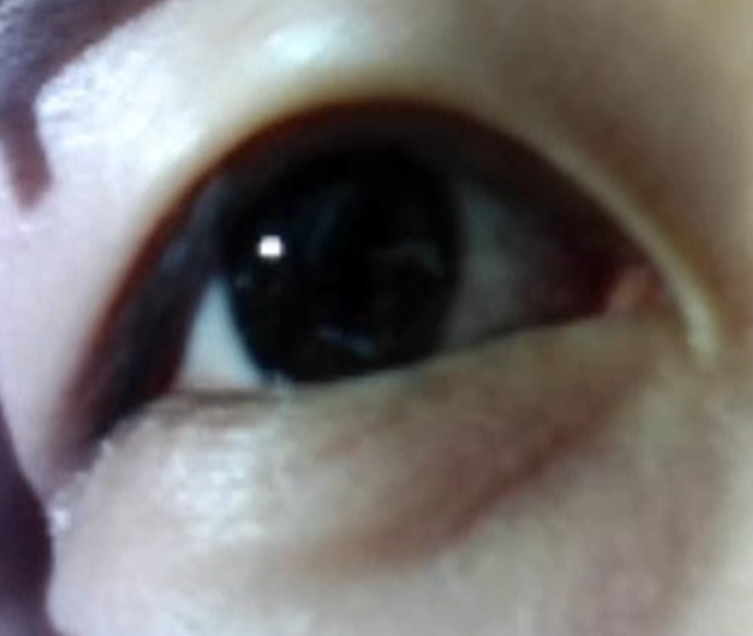
#> input picture csubpic/cs7.png, 1506 x 1271 px, found by its file name (shown at 1/2 size)
$ python '버전3.py'   (older library calls are emulated)
#> lines starting #> are read from the running program, lines starting #| are printed output that depends on the picture; after the words box and inside, x2 and y2 are one past the last pixel; in counts of white or black regions, pixels touching at a corner belong together; long printed decimals are rounded
import numpy as np
import cv2
import math

'''
only starburst + pic ver

< 값 변경 가능 변수 >
1) line 39 : _, self.threshold = cv2.threshold(self.gray, 50, 255, cv2.THRESH_BINARY) 에서 '50'
● 픽셀값이 50이상이면, 255(흰색)으로 설정
● 픽셀값이 50이하면, 0(검정)으로 설정
이진화 임계값 조정가능 - 영상이 어두울 수록 값을 낮춰야함
2) line 41 &154 : max_radius=100 영상,눈크기에 따라 값 조정해야함
3) line 67 : max_iterations=300
'''

class Star:
    def __init__(self, image_path):
#> called with image_path = 'cs7.png'
        self.image_path = image_path
        self.frame = cv2.imread(image_path)
#> self.frame is the input picture: shape (1271, 1506, 3); mean B, G, R 108.1, 110.2, 114.9
        if self.frame is None:
            raise ValueError("Failed to load the image file.")

        self.image_width = self.frame.shape[1]
#> self.image_width = 1506
        self.image_height = self.frame.shape[0]
#> self.image_height = 1271

    def preprocess_frame(self):
        bright_frame = cv2.convertScaleAbs(self.frame, alpha=1.5, beta=0)
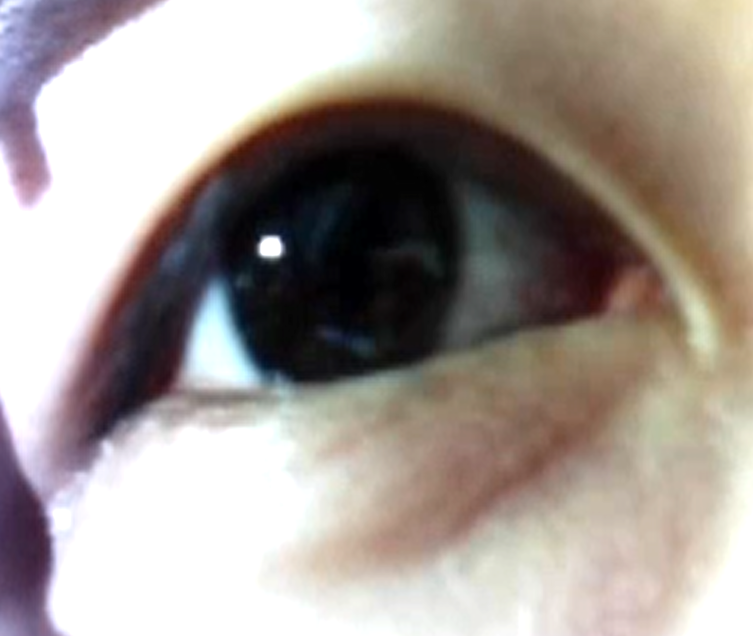
#> bright_frame: shape (1271, 1506, 3) (shown at 1/2 size); mean B, G, R 147.2, 153.1, 162.3
        self.gray = cv2.cvtColor(bright_frame, cv2.COLOR_BGR2GRAY)
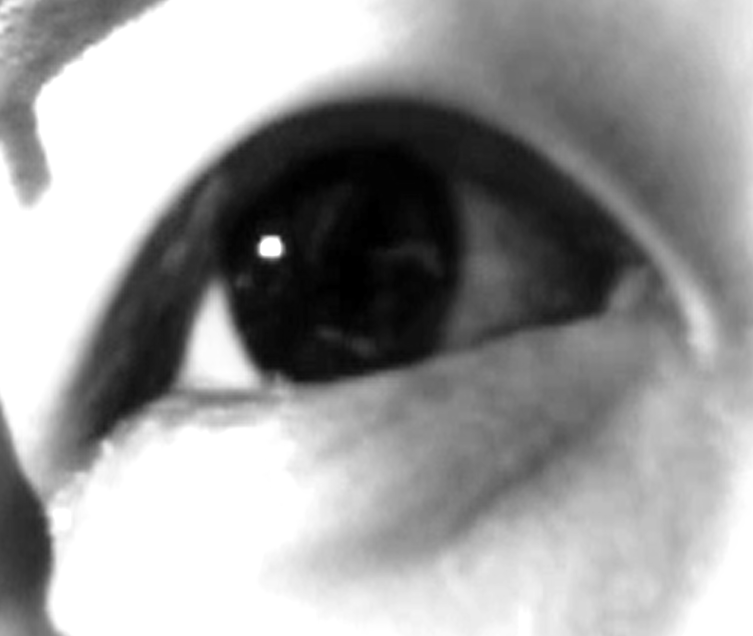
#> self.gray: shape (1271, 1506) (shown at 1/2 size); min 0, max 255, mean 155.2
        return self.frame

    def ray_casting(self, num_rays=360, max_radius=450):
#> called with num_rays = 360, max_radius = 450
        self.xc, self.yc = self.image_width // 2, self.image_height // 2
#> self.xc = 753; self.yc = 635
        edges = []
        _, self.threshold = cv2.threshold(self.gray, 20, 255, cv2.THRESH_BINARY)
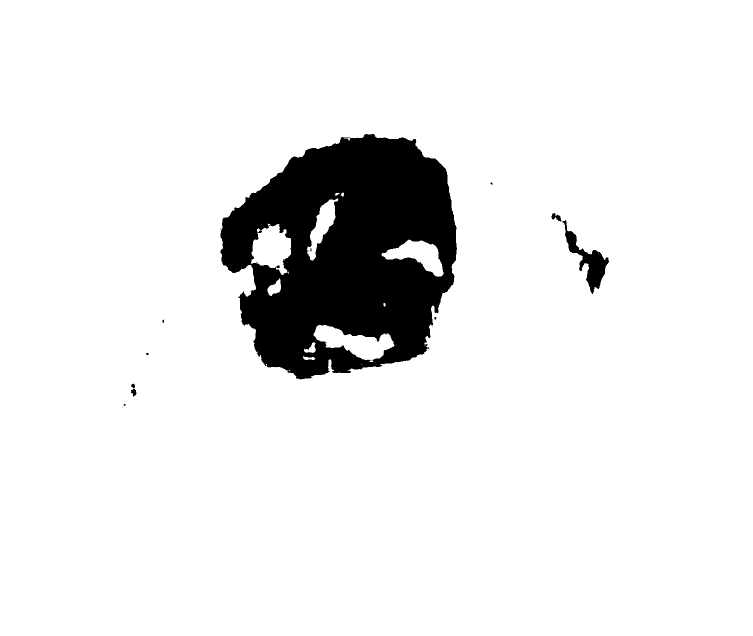
#> self.threshold: shape (1271, 1506) (shown at 1/2 size); 91.7% white; 18 black regions (13 under 20 px), largest, box (x1, y1, x2, y2) and area: (441, 268, 914, 759) 154533, (1125, 440, 1218, 588) 3730, (1103, 426, 1123, 443) 175, (262, 777, 273, 793) 109, (262, 767, 270, 776) 49
        self.sobel_x = cv2.Sobel(self.threshold, cv2.CV_64F, 1, 0, ksize=3)
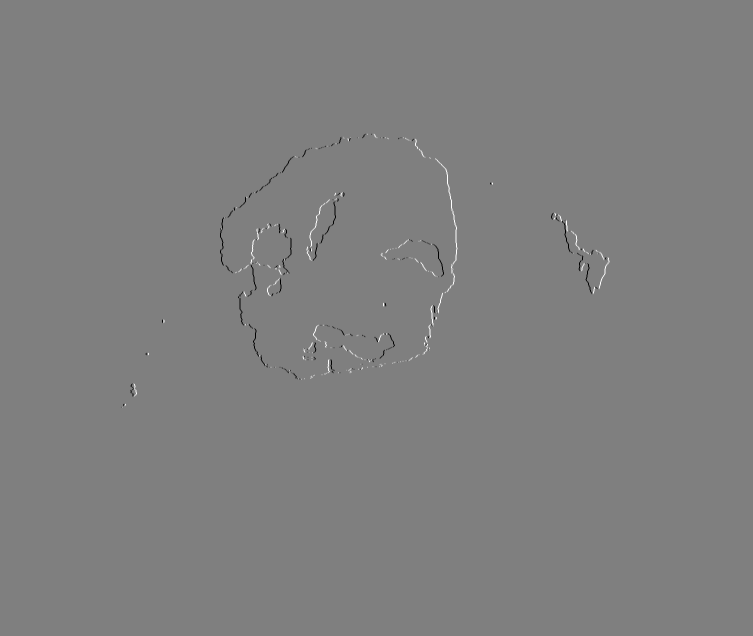
#> self.sobel_x: shape (1271, 1506) float64 (shown at 1/2 size); min -1020, max 1020, mean 0; drawn with min black and max white
        self.sobel_y = cv2.Sobel(self.threshold, cv2.CV_64F, 0, 1, ksize=3)
        sobel_mag = np.sqrt(self.sobel_x**2 + self.sobel_y**2)
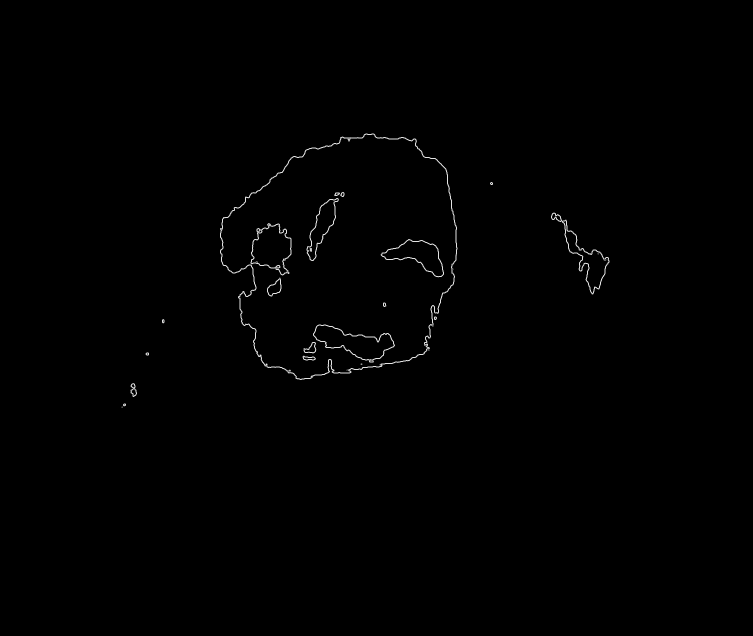
#> sobel_mag: shape (1271, 1506) float64 (shown at 1/2 size); min 0, max 1140.4, mean 4.9; drawn with min black and max white

        for i in range(num_rays):
            theta = 2 * np.pi * i / num_rays

            for r in range(0, max_radius):
                x = int(self.xc + r * np.cos(theta))
                y = int(self.yc + r * np.sin(theta))
                #cv2.line(self.frame, (self.xc, self.yc), (x, y), (0, 255, 0), 1) 가상 광선 길이 확인 디버깅용
                if x < 0 or x >= self.frame.shape[1] or y < 0 or y >= self.frame.shape[0]:
                    break
                sobel_value = sobel_mag[int(y), int(x)] if (0 <= x < sobel_mag.shape[1] and 0 <= y < sobel_mag.shape[0]) else 0
                if sobel_value > 70:
                    edges.append((x, y))
#> after the loop, edges = 3551 pairs, first value 324 to 1191, second value 267 to 759
                    #print('sobel_value:',sobel_value)  소벨 연산자 값 디버깅용

        for x, y in edges:
            cv2.circle(self.frame, (x, y), 1, (0, 255, 0), -1)
#> this loop made 3551 passes
#> (x, y) on passes 1 to 3: (863, 635), (864, 635), (868, 635)
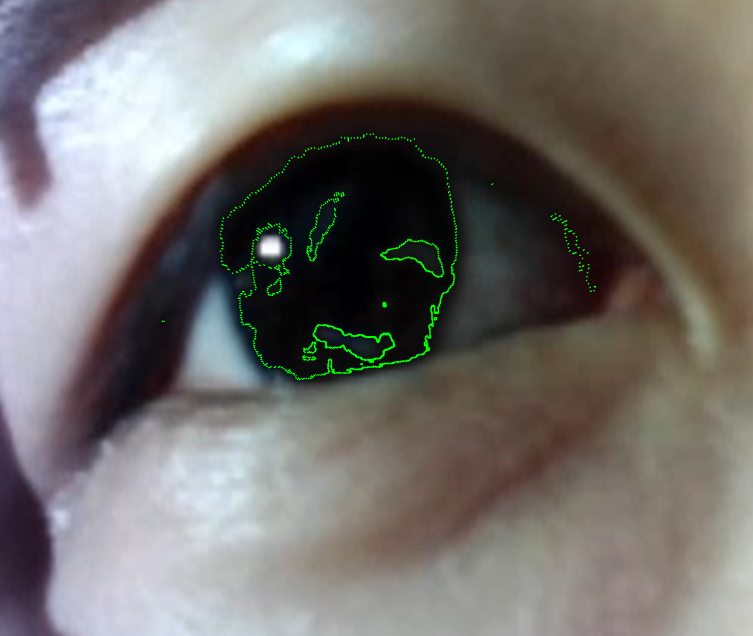
#> self.frame: shape (1271, 1506, 3) (shown at 1/2 size); 0.53% of pixels changed, all inside (x1, y1, x2, y2) = (323, 266, 1193, 761)
        print('total edges:',len(edges),'개')
#| total edges: 3551 개

        return edges


    def ransac_apply(self, points, sample_size=5, max_iterations=500,inlier_threshold=3, stop_inlier_ratio=0.6):
        best_ellipse = None
        max_inliers = 0
        points = np.array(points, dtype=np.float32)

        if len(points) < 5:
            print("At least 5 points are needed.")
            return None


        for _ in range(max_iterations):
            sample = points[np.random.choice(len(points), sample_size, replace=False)]
            try:
                if len(sample) >= 5:
                    ellipse = cv2.fitEllipse(sample)

                    if ellipse[1][0] < 180 or ellipse[1][1] < 180:
                        print('ellipse too small')
                        continue
                    if  ellipse[1][0] > 300 or ellipse[1][1] > 300:
                        print('ellipse too big')
                        continue

                    if np.isnan(ellipse[1][0]) or np.isnan(ellipse[1][1]):
                        continue
                    center, axes, angle = ellipse
                    inliers = []
                    distances= []
                    for point in points:
                        distance = cv2.pointPolygonTest(
                            cv2.ellipse2Poly(
                                center=(int(center[0]), int(center[1])),
                                axes=(int(axes[0] / 2), int(axes[1] / 2)),
                                angle=int(angle),
                                arcStart=0,
                                arcEnd=360,
                                delta=5,
                            ),
                            tuple(point),
                            True,
                        )
                        if abs(distance) <= inlier_threshold:  # Inlier distance threshold
                            inliers.append(point)
                            distances.append(int(distance))
                    #print(f"  Distances of inliers: {distances}")
                    if len(inliers) > max_inliers:
                        max_inliers = len(inliers)
                        best_ellipse = ellipse
            except cv2.error:
                continue

            inlier_ratio = max_inliers / len(points)

            if inlier_ratio >= stop_inlier_ratio:
                print('조기 종료 조건 만족')
                break
        print('max_inliers is:',max_inliers, ', inlier_ratio is:',inlier_ratio)
        return best_ellipse

    def draw_ellipse(self, ellipse):
        if ellipse is not None:
            center, axes, angle = ellipse
            print(f"타원의 중심: {center}, 주축,부축 길이: {axes}, 회전 각도: {angle}")
            # 타원의 넓이 계산
            a = axes[0] / 2  # 반장축 (semi-major axis)
            b = axes[1] / 2  # 반단축 (semi-minor axis)
            area = np.pi * a * b
            print(f"타원의 넓이: {area:.2f}")
            C = math.pi * (3 * (a + b) - math.sqrt((3 * a + b) * (a + 3 * b)))
            print(f"타원 경계의 길이: {C:.2f}")
            cv2.ellipse(self.frame, ellipse, (0, 0, 255), 2)
            center = (int(ellipse[0][0]), int(ellipse[0][1]))
            cv2.circle(self.frame, (int(ellipse[0][0]), int(ellipse[0][1])), 2, (255, 0, 255), -1)
            print(f"Ellipse center: {center}")
        else:
            print("No ellipse detected.")


if __name__ == "__main__":
    a = Star("cs7.png")
    a.preprocess_frame()
    edges = a.ray_casting()
    best_ellipse = a.ransac_apply(edges)
#> in ransac_apply, `points = np.array(points, dtype=np.float32)`: points has the same summary as edges in ray_casting
#> the loop in ransac_apply, `for _ in range(max_iterations):` made 500 passes
#> (angle, best_ellipse, inlier_ratio) on pass 35: (30.77, ((766.8, 641.4), (205, 290.9), 30.77), 0.0487)
#> (center, axes, angle) on pass 70: ((784.8, 625.2), (188.3, 299.5), 48.51)
#> after the loop in ransac_apply, `for _ in range(max_iterations):`: best_ellipse = ((781.6, 599.7), (189.2, 271.7), 44.65); max_inliers = 258
#| max_inliers is: 258 , inlier_ratio is: 0.07266
#> best_ellipse = ((781.6, 599.7), (189.2, 271.7), 44.65)
    a.draw_ellipse(best_ellipse)
#> in draw_ellipse, `center, axes, angle = ellipse`: center = (781.6, 599.7); axes = (189.2, 271.7); angle = 44.65
#| 타원의 중심: (781.642, 599.705), 주축,부축 길이: (189.172, 271.696), 회전 각도: 44.653
#> in draw_ellipse, `a = axes[0] / 2`: a = 94.59
#> in draw_ellipse, `b = axes[1] / 2`: b = 135.8
#> in draw_ellipse, `area = np.pi * a * b`: area = 40367.3
#| 타원의 넓이: 40367.29
#> in draw_ellipse, `C = math.pi * (3 * (a + b) - math.sqrt((3 * a + b) * (a + 3 * b)))`: C = 729.7
#| 타원 경계의 길이: 729.74
#> in draw_ellipse, `cv2.ellipse(self.frame, ellipse, (0, 0, 255), 2)`:
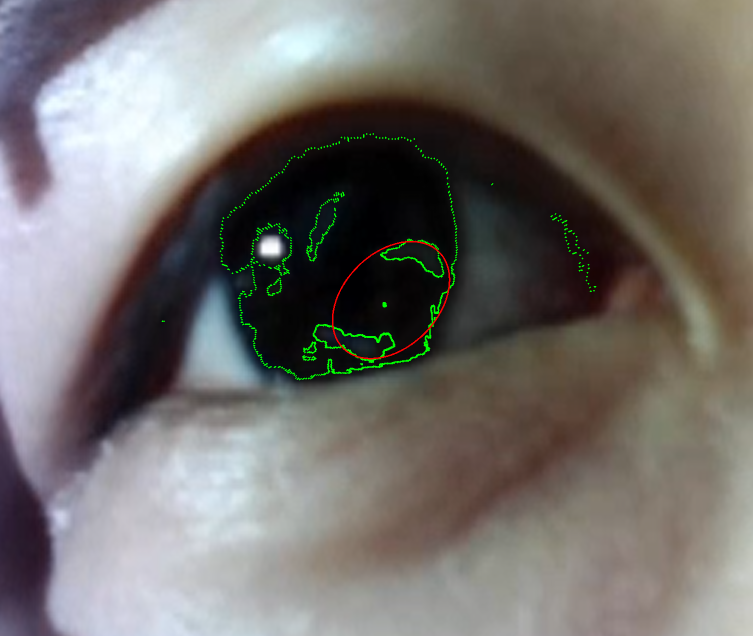
#> self.frame: shape (1271, 1506, 3) (shown at 1/2 size); 0.11% of pixels changed, all inside (x1, y1, x2, y2) = (664, 482, 901, 719)
#> in draw_ellipse, `center = (int(ellipse[0][0]), int(ellipse[0][1]))`: center = (781, 599)
#> in draw_ellipse, `cv2.circle(self.frame, (int(ellipse[0][0]), int(ellipse[0][1])), 2, (2..`: self.frame: shape (1271, 1506, 3); under 0.01% of pixels changed, all inside (x1, y1, x2, y2) = (779, 597, 784, 602)
#| Ellipse center: (781, 599)

    cv2.imshow("Processed Image", a.frame)
    cv2.waitKey(0)
    cv2.destroyAllWindows()
